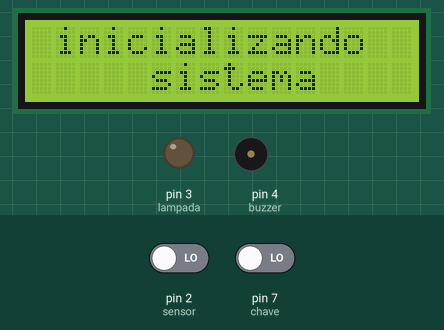
Simulated run of this sketch. Board: Arduino Uno, built with avr-gcc and run on an emulated ATmega328P. Shown: 16×2 character LCD, output pins drawn as LEDs (lit = HIGH), buzzer (waves = sounding, pin HIGH). Dashed ring = blinking. The test bench sets the inputs (shaded band); at power-on: pin 7 (chave) LOW, pin 2 (sensor) LOW. What the sketch prints to the serial monitor is not drawn.

Above: at 0.1 s.
4.3 s: pin 7 (chave) driven HIGH
At 4.85 s:
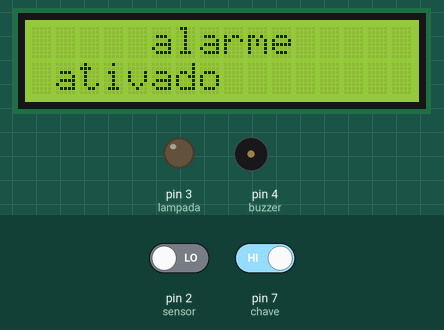
At 5.3 s:
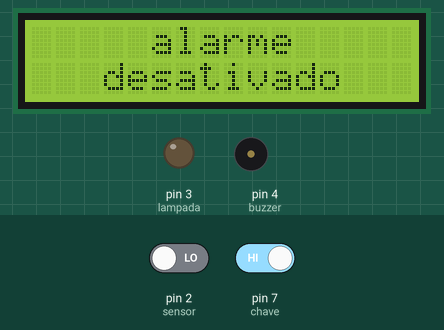
7.3 s: pin 2 (sensor) driven HIGH
At 8.75 s:
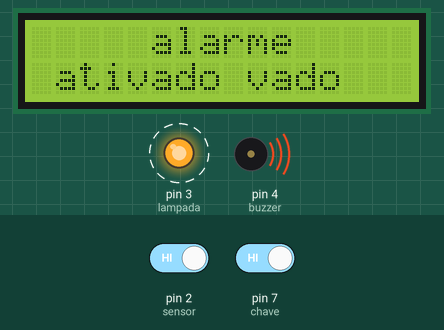
10.3 s: pin 2 (sensor) driven LOW
12.0 s: pin 7 (chave) driven LOW
Timing chart, 0 to 14.5 s (numbered marks = the images above; inputs shaded):
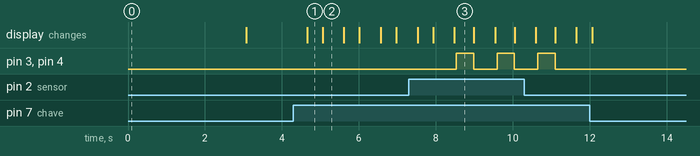

The sketch:

Codigo_Alarme_Sensor_Magnetico.ino
```cpp
#include <LiquidCrystal.h>           // biblioteca do lcd
LiquidCrystal lcd(8, 9, 10, 11, 12, 13);         // pinos do lcd
// nomeando os pinos do arduino
int lampada = 3;
int buzzer =4 ;
int sensor = 2;
int chave = 7;
int ledativo = 5;
int ledesativado = 6;
//variáveis
int adiciona = 0;
int Vsensor = 0;
int Vchave = 0;
void setup(){
 Serial.begin(9600);// iniciando o serial
 lcd.begin(16,2);// iniciando o lcd
 lcd.setCursor(1, 0);//iniciando o cursor na coluna 1 e linha 0
 lcd.print("inicializando");// escrevendo no lcd
 lcd.setCursor(5, 1);
 lcd.print("sistema");
 delay(3000);
 lcd.clear();// limpado o lcd
 pinMode(lampada, OUTPUT);// definindo lâmpada como saída
 pinMode(buzzer, OUTPUT);// definindo buzzer como saída
 pinMode(sensor, INPUT);// definindo sensor como entrada
 pinMode(chave, INPUT);// definindo chave como entrada

 digitalWrite(lampada, LOW);// iniciando lâmpada e buzzer desligados
 digitalWrite(buzzer, LOW);
}
void loop(){
 Vchave = digitalRead(chave);        // fazendo a leitura da chave e armazenado na variável.
 Vsensor = digitalRead(sensor);      // fazendo a leitura do sensor e armazenado na variável.
 if(adiciona == 2){         // se variável adiciona for igual a dois, muda ela para zero
 delay(100);
 adiciona = 0;
}

 if(Vchave == 1){           //se a chave for igual a 1 adiciona 1 na variável adiciona
  delay(350);
  adiciona++;
 }

 if(adiciona == 1){          //se a variável adiciona for igual a 1
  lcd.setCursor(5, 0);
  lcd.print("alarme");        // mostra no lcd alarme ativado
  lcd.setCursor(0, 1);
  lcd.print(" ativado ");
  digitalWrite(ledativo,HIGH);        // liga o ledativado
  digitalWrite(ledesativado,LOW);     //desliga o ledesativado
  delay(50);
  if(Vsensor == 1){                  //se a variável do sensor for igual a 1
   digitalWrite(lampada, HIGH);       // liga lâmpada
   digitalWrite(buzzer, HIGH);        //liga buzzer
   delay(100);
  }
 }
 if(adiciona == 2){                 //se a variável adiciona for igual a 2
  digitalWrite(lampada, LOW);        //desliga lâmpada
  digitalWrite(buzzer, LOW);         //desliga lâmpada
  lcd.clear();                       //limpa lcd
  lcd.setCursor(5, 0);
  lcd.print("alarme");               //escreve alarme ativado
  lcd.setCursor(3, 1);
  lcd.print("desativado");
  digitalWrite(ledesativado,HIGH);         //liga ledesativado
  digitalWrite(ledativo,LOW);              // desliga ledativado
  delay(100);
 }

 Serial.println(adiciona);//mostra o valor da variável no monitor serial
}
```

Measured:
- after the input at 4.3 s, the display: changes after 0.35 s (image 1)
- after the input at 7.3 s, pin 3 (lampada), pin 4 (buzzer): alternates HIGH for 0.45 s and LOW for 0.61 s, starting after 1.2 s
- what the display in image 1 shows lasts 0.4 s, from 4.7 s to 5.1 s
- what the display in image 2 shows lasts 0.5 s, from 5.1 s to 5.6 s
- what the display in image 3 shows lasts 0.5 s, from 8.5 s to 9.0 s
